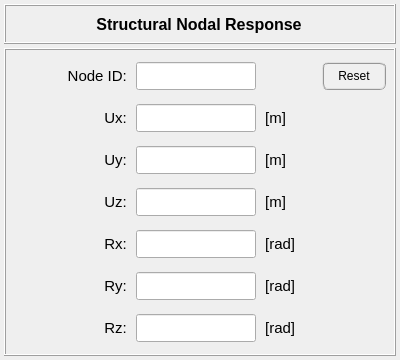
<?xml version="1.0" encoding="UTF-8"?>
<ui version="4.0">
 <class>Dialog</class>
 <widget class="QDialog" name="Dialog">
  <property name="geometry">
   <rect>
    <x>0</x>
    <y>0</y>
    <width>400</width>
    <height>360</height>
   </rect>
  </property>
  <property name="minimumSize">
   <size>
    <width>400</width>
    <height>360</height>
   </size>
  </property>
  <property name="maximumSize">
   <size>
    <width>400</width>
    <height>360</height>
   </size>
  </property>
  <property name="windowTitle">
   <string>Dialog</string>
  </property>
  <layout class="QGridLayout" name="gridLayout_3">
   <property name="leftMargin">
    <number>4</number>
   </property>
   <property name="topMargin">
    <number>4</number>
   </property>
   <property name="rightMargin">
    <number>4</number>
   </property>
   <property name="bottomMargin">
    <number>4</number>
   </property>
   <property name="spacing">
    <number>4</number>
   </property>
   <item row="1" column="0">
    <widget class="QFrame" name="frame_2">
     <property name="minimumSize">
      <size>
       <width>0</width>
       <height>272</height>
      </size>
     </property>
     <property name="maximumSize">
      <size>
       <width>16777215</width>
       <height>320</height>
      </size>
     </property>
     <property name="frameShape">
      <enum>QFrame::Box</enum>
     </property>
     <property name="frameShadow">
      <enum>QFrame::Raised</enum>
     </property>
     <layout class="QGridLayout" name="gridLayout_5">
      <property name="leftMargin">
       <number>0</number>
      </property>
      <property name="topMargin">
       <number>0</number>
      </property>
      <property name="rightMargin">
       <number>0</number>
      </property>
      <property name="bottomMargin">
       <number>0</number>
      </property>
      <property name="spacing">
       <number>0</number>
      </property>
      <item row="0" column="0">
       <widget class="QFrame" name="frame_responses">
        <property name="minimumSize">
         <size>
          <width>0</width>
          <height>260</height>
         </size>
        </property>
        <property name="maximumSize">
         <size>
          <width>16777215</width>
          <height>320</height>
         </size>
        </property>
        <property name="frameShape">
         <enum>QFrame::NoFrame</enum>
        </property>
        <property name="frameShadow">
         <enum>QFrame::Raised</enum>
        </property>
        <layout class="QGridLayout" name="gridLayout_2">
         <property name="leftMargin">
          <number>0</number>
         </property>
         <property name="topMargin">
          <number>0</number>
         </property>
         <property name="rightMargin">
          <number>0</number>
         </property>
         <property name="bottomMargin">
          <number>0</number>
         </property>
         <property name="horizontalSpacing">
          <number>5</number>
         </property>
         <property name="verticalSpacing">
          <number>2</number>
         </property>
         <item row="0" column="4">
          <widget class="QFrame" name="frame_4">
           <property name="frameShape">
            <enum>QFrame::NoFrame</enum>
           </property>
           <property name="frameShadow">
            <enum>QFrame::Raised</enum>
           </property>
           <layout class="QGridLayout" name="gridLayout_4">
            <property name="leftMargin">
             <number>0</number>
            </property>
            <property name="topMargin">
             <number>0</number>
            </property>
            <property name="rightMargin">
             <number>0</number>
            </property>
            <property name="bottomMargin">
             <number>0</number>
            </property>
            <property name="spacing">
             <number>0</number>
            </property>
            <item row="0" column="0">
             <widget class="QPushButton" name="pushButton_reset">
              <property name="minimumSize">
               <size>
                <width>64</width>
                <height>28</height>
               </size>
              </property>
              <property name="maximumSize">
               <size>
                <width>64</width>
                <height>28</height>
               </size>
              </property>
              <property name="styleSheet">
               <string notr="true">QPushButton{border-radius: 6px; border-color: rgb(150, 150, 150); border-style: ridge; border-width: 2px; color: rgb(0, 0, 0); background-color: rgb(240, 240, 240); font: 75 bold 10pt &quot;MS Shell Dlg 2&quot;}
QPushButton:hover{border-radius: 6px; border-color: rgb(0, 170, 255); border-style: ridge; border-width: 2px; color: rgb(0, 0, 0); background-color: rgba(174, 213, 255, 100); font: 75 bold 10pt &quot;MS Shell Dlg 2&quot;}
QPushButton:pressed{border-radius: 6px; border-color: rgb(0, 170, 255); border-style: ridge; border-width: 3px; color: rgb(0, 0, 0); background-color: rgb(174, 213, 255); font: 75 bold 10pt &quot;MS Shell Dlg 2&quot;}</string>
              </property>
              <property name="text">
               <string>Reset</string>
              </property>
             </widget>
            </item>
           </layout>
          </widget>
         </item>
         <item row="0" column="0">
          <widget class="QFrame" name="frame_3">
           <property name="maximumSize">
            <size>
             <width>40</width>
             <height>16777215</height>
            </size>
           </property>
           <property name="frameShape">
            <enum>QFrame::NoFrame</enum>
           </property>
           <property name="frameShadow">
            <enum>QFrame::Raised</enum>
           </property>
          </widget>
         </item>
         <item row="0" column="3">
          <widget class="QFrame" name="frame">
           <property name="minimumSize">
            <size>
             <width>48</width>
             <height>28</height>
            </size>
           </property>
           <property name="maximumSize">
            <size>
             <width>48</width>
             <height>28</height>
            </size>
           </property>
           <property name="frameShape">
            <enum>QFrame::NoFrame</enum>
           </property>
           <property name="frameShadow">
            <enum>QFrame::Raised</enum>
           </property>
          </widget>
         </item>
         <item row="1" column="3">
          <widget class="QLabel" name="label_8">
           <property name="minimumSize">
            <size>
             <width>48</width>
             <height>28</height>
            </size>
           </property>
           <property name="maximumSize">
            <size>
             <width>48</width>
             <height>28</height>
            </size>
           </property>
           <property name="font">
            <font>
             <pointsize>11</pointsize>
             <weight>50</weight>
             <bold>false</bold>
            </font>
           </property>
           <property name="text">
            <string> [m]</string>
           </property>
           <property name="alignment">
            <set>Qt::AlignLeading|Qt::AlignLeft|Qt::AlignVCenter</set>
           </property>
          </widget>
         </item>
         <item row="0" column="2">
          <widget class="QLineEdit" name="lineEdit_node_id">
           <property name="minimumSize">
            <size>
             <width>120</width>
             <height>28</height>
            </size>
           </property>
           <property name="maximumSize">
            <size>
             <width>120</width>
             <height>28</height>
            </size>
           </property>
           <property name="sizeIncrement">
            <size>
             <width>0</width>
             <height>0</height>
            </size>
           </property>
           <property name="baseSize">
            <size>
             <width>0</width>
             <height>0</height>
            </size>
           </property>
           <property name="font">
            <font>
             <pointsize>10</pointsize>
             <weight>75</weight>
             <bold>true</bold>
            </font>
           </property>
           <property name="styleSheet">
            <string notr="true"/>
           </property>
           <property name="alignment">
            <set>Qt::AlignCenter</set>
           </property>
          </widget>
         </item>
         <item row="1" column="1">
          <widget class="QLabel" name="label_2">
           <property name="minimumSize">
            <size>
             <width>80</width>
             <height>28</height>
            </size>
           </property>
           <property name="maximumSize">
            <size>
             <width>80</width>
             <height>28</height>
            </size>
           </property>
           <property name="font">
            <font>
             <pointsize>11</pointsize>
             <weight>50</weight>
             <bold>false</bold>
            </font>
           </property>
           <property name="text">
            <string>Ux: </string>
           </property>
           <property name="alignment">
            <set>Qt::AlignRight|Qt::AlignTrailing|Qt::AlignVCenter</set>
           </property>
          </widget>
         </item>
         <item row="1" column="2">
          <widget class="QLineEdit" name="lineEdit_response_ux">
           <property name="minimumSize">
            <size>
             <width>120</width>
             <height>28</height>
            </size>
           </property>
           <property name="maximumSize">
            <size>
             <width>120</width>
             <height>28</height>
            </size>
           </property>
           <property name="sizeIncrement">
            <size>
             <width>0</width>
             <height>0</height>
            </size>
           </property>
           <property name="baseSize">
            <size>
             <width>0</width>
             <height>0</height>
            </size>
           </property>
           <property name="font">
            <font>
             <pointsize>10</pointsize>
            </font>
           </property>
           <property name="alignment">
            <set>Qt::AlignCenter</set>
           </property>
          </widget>
         </item>
         <item row="2" column="1">
          <widget class="QLabel" name="label_3">
           <property name="minimumSize">
            <size>
             <width>80</width>
             <height>28</height>
            </size>
           </property>
           <property name="maximumSize">
            <size>
             <width>80</width>
             <height>28</height>
            </size>
           </property>
           <property name="font">
            <font>
             <pointsize>11</pointsize>
             <weight>50</weight>
             <bold>false</bold>
            </font>
           </property>
           <property name="text">
            <string>Uy: </string>
           </property>
           <property name="alignment">
            <set>Qt::AlignRight|Qt::AlignTrailing|Qt::AlignVCenter</set>
           </property>
          </widget>
         </item>
         <item row="2" column="3">
          <widget class="QLabel" name="label_9">
           <property name="minimumSize">
            <size>
             <width>48</width>
             <height>28</height>
            </size>
           </property>
           <property name="maximumSize">
            <size>
             <width>48</width>
             <height>28</height>
            </size>
           </property>
           <property name="font">
            <font>
             <pointsize>11</pointsize>
             <weight>50</weight>
             <bold>false</bold>
            </font>
           </property>
           <property name="text">
            <string> [m]</string>
           </property>
           <property name="alignment">
            <set>Qt::AlignLeading|Qt::AlignLeft|Qt::AlignVCenter</set>
           </property>
          </widget>
         </item>
         <item row="3" column="1">
          <widget class="QLabel" name="label_4">
           <property name="minimumSize">
            <size>
             <width>80</width>
             <height>28</height>
            </size>
           </property>
           <property name="maximumSize">
            <size>
             <width>80</width>
             <height>28</height>
            </size>
           </property>
           <property name="font">
            <font>
             <pointsize>11</pointsize>
             <weight>50</weight>
             <bold>false</bold>
            </font>
           </property>
           <property name="text">
            <string>Uz: </string>
           </property>
           <property name="alignment">
            <set>Qt::AlignRight|Qt::AlignTrailing|Qt::AlignVCenter</set>
           </property>
          </widget>
         </item>
         <item row="4" column="1">
          <widget class="QLabel" name="label_5">
           <property name="minimumSize">
            <size>
             <width>80</width>
             <height>28</height>
            </size>
           </property>
           <property name="maximumSize">
            <size>
             <width>80</width>
             <height>28</height>
            </size>
           </property>
           <property name="font">
            <font>
             <pointsize>11</pointsize>
             <weight>50</weight>
             <bold>false</bold>
            </font>
           </property>
           <property name="text">
            <string>Rx: </string>
           </property>
           <property name="alignment">
            <set>Qt::AlignRight|Qt::AlignTrailing|Qt::AlignVCenter</set>
           </property>
          </widget>
         </item>
         <item row="2" column="2">
          <widget class="QLineEdit" name="lineEdit_response_uy">
           <property name="minimumSize">
            <size>
             <width>120</width>
             <height>28</height>
            </size>
           </property>
           <property name="maximumSize">
            <size>
             <width>120</width>
             <height>28</height>
            </size>
           </property>
           <property name="sizeIncrement">
            <size>
             <width>0</width>
             <height>0</height>
            </size>
           </property>
           <property name="baseSize">
            <size>
             <width>0</width>
             <height>0</height>
            </size>
           </property>
           <property name="font">
            <font>
             <pointsize>10</pointsize>
            </font>
           </property>
           <property name="alignment">
            <set>Qt::AlignCenter</set>
           </property>
          </widget>
         </item>
         <item row="0" column="1">
          <widget class="QLabel" name="label_14">
           <property name="minimumSize">
            <size>
             <width>80</width>
             <height>28</height>
            </size>
           </property>
           <property name="maximumSize">
            <size>
             <width>80</width>
             <height>28</height>
            </size>
           </property>
           <property name="font">
            <font>
             <pointsize>11</pointsize>
             <weight>50</weight>
             <bold>false</bold>
            </font>
           </property>
           <property name="text">
            <string>Node ID: </string>
           </property>
           <property name="alignment">
            <set>Qt::AlignRight|Qt::AlignTrailing|Qt::AlignVCenter</set>
           </property>
          </widget>
         </item>
         <item row="3" column="2">
          <widget class="QLineEdit" name="lineEdit_response_uz">
           <property name="minimumSize">
            <size>
             <width>120</width>
             <height>28</height>
            </size>
           </property>
           <property name="maximumSize">
            <size>
             <width>120</width>
             <height>28</height>
            </size>
           </property>
           <property name="sizeIncrement">
            <size>
             <width>0</width>
             <height>0</height>
            </size>
           </property>
           <property name="baseSize">
            <size>
             <width>0</width>
             <height>0</height>
            </size>
           </property>
           <property name="font">
            <font>
             <pointsize>10</pointsize>
            </font>
           </property>
           <property name="alignment">
            <set>Qt::AlignCenter</set>
           </property>
          </widget>
         </item>
         <item row="3" column="3">
          <widget class="QLabel" name="label_10">
           <property name="minimumSize">
            <size>
             <width>48</width>
             <height>28</height>
            </size>
           </property>
           <property name="maximumSize">
            <size>
             <width>48</width>
             <height>28</height>
            </size>
           </property>
           <property name="font">
            <font>
             <pointsize>11</pointsize>
             <weight>50</weight>
             <bold>false</bold>
            </font>
           </property>
           <property name="text">
            <string> [m]</string>
           </property>
           <property name="alignment">
            <set>Qt::AlignLeading|Qt::AlignLeft|Qt::AlignVCenter</set>
           </property>
          </widget>
         </item>
         <item row="6" column="2">
          <widget class="QLineEdit" name="lineEdit_response_rz">
           <property name="minimumSize">
            <size>
             <width>120</width>
             <height>28</height>
            </size>
           </property>
           <property name="maximumSize">
            <size>
             <width>120</width>
             <height>28</height>
            </size>
           </property>
           <property name="sizeIncrement">
            <size>
             <width>0</width>
             <height>0</height>
            </size>
           </property>
           <property name="baseSize">
            <size>
             <width>0</width>
             <height>0</height>
            </size>
           </property>
           <property name="font">
            <font>
             <pointsize>10</pointsize>
            </font>
           </property>
           <property name="alignment">
            <set>Qt::AlignCenter</set>
           </property>
          </widget>
         </item>
         <item row="4" column="2">
          <widget class="QLineEdit" name="lineEdit_response_rx">
           <property name="minimumSize">
            <size>
             <width>120</width>
             <height>28</height>
            </size>
           </property>
           <property name="maximumSize">
            <size>
             <width>120</width>
             <height>28</height>
            </size>
           </property>
           <property name="sizeIncrement">
            <size>
             <width>0</width>
             <height>0</height>
            </size>
           </property>
           <property name="baseSize">
            <size>
             <width>0</width>
             <height>0</height>
            </size>
           </property>
           <property name="font">
            <font>
             <pointsize>10</pointsize>
            </font>
           </property>
           <property name="alignment">
            <set>Qt::AlignCenter</set>
           </property>
          </widget>
         </item>
         <item row="5" column="1">
          <widget class="QLabel" name="label_6">
           <property name="minimumSize">
            <size>
             <width>80</width>
             <height>28</height>
            </size>
           </property>
           <property name="maximumSize">
            <size>
             <width>80</width>
             <height>28</height>
            </size>
           </property>
           <property name="font">
            <font>
             <pointsize>11</pointsize>
             <weight>50</weight>
             <bold>false</bold>
            </font>
           </property>
           <property name="text">
            <string>Ry: </string>
           </property>
           <property name="alignment">
            <set>Qt::AlignRight|Qt::AlignTrailing|Qt::AlignVCenter</set>
           </property>
          </widget>
         </item>
         <item row="6" column="3">
          <widget class="QLabel" name="label_13">
           <property name="minimumSize">
            <size>
             <width>48</width>
             <height>28</height>
            </size>
           </property>
           <property name="maximumSize">
            <size>
             <width>48</width>
             <height>28</height>
            </size>
           </property>
           <property name="font">
            <font>
             <pointsize>11</pointsize>
             <weight>50</weight>
             <bold>false</bold>
            </font>
           </property>
           <property name="text">
            <string> [rad]</string>
           </property>
           <property name="alignment">
            <set>Qt::AlignLeading|Qt::AlignLeft|Qt::AlignVCenter</set>
           </property>
          </widget>
         </item>
         <item row="5" column="3">
          <widget class="QLabel" name="label_12">
           <property name="minimumSize">
            <size>
             <width>48</width>
             <height>28</height>
            </size>
           </property>
           <property name="maximumSize">
            <size>
             <width>48</width>
             <height>28</height>
            </size>
           </property>
           <property name="font">
            <font>
             <pointsize>11</pointsize>
             <weight>50</weight>
             <bold>false</bold>
            </font>
           </property>
           <property name="text">
            <string> [rad]</string>
           </property>
           <property name="alignment">
            <set>Qt::AlignLeading|Qt::AlignLeft|Qt::AlignVCenter</set>
           </property>
          </widget>
         </item>
         <item row="5" column="2">
          <widget class="QLineEdit" name="lineEdit_response_ry">
           <property name="minimumSize">
            <size>
             <width>120</width>
             <height>28</height>
            </size>
           </property>
           <property name="maximumSize">
            <size>
             <width>120</width>
             <height>28</height>
            </size>
           </property>
           <property name="sizeIncrement">
            <size>
             <width>0</width>
             <height>0</height>
            </size>
           </property>
           <property name="baseSize">
            <size>
             <width>0</width>
             <height>0</height>
            </size>
           </property>
           <property name="font">
            <font>
             <pointsize>10</pointsize>
            </font>
           </property>
           <property name="alignment">
            <set>Qt::AlignCenter</set>
           </property>
          </widget>
         </item>
         <item row="4" column="3">
          <widget class="QLabel" name="label_11">
           <property name="minimumSize">
            <size>
             <width>48</width>
             <height>28</height>
            </size>
           </property>
           <property name="maximumSize">
            <size>
             <width>48</width>
             <height>28</height>
            </size>
           </property>
           <property name="font">
            <font>
             <pointsize>11</pointsize>
             <weight>50</weight>
             <bold>false</bold>
            </font>
           </property>
           <property name="text">
            <string> [rad]</string>
           </property>
           <property name="alignment">
            <set>Qt::AlignLeading|Qt::AlignLeft|Qt::AlignVCenter</set>
           </property>
          </widget>
         </item>
         <item row="6" column="1">
          <widget class="QLabel" name="label_7">
           <property name="minimumSize">
            <size>
             <width>80</width>
             <height>28</height>
            </size>
           </property>
           <property name="maximumSize">
            <size>
             <width>80</width>
             <height>28</height>
            </size>
           </property>
           <property name="font">
            <font>
             <pointsize>11</pointsize>
             <weight>50</weight>
             <bold>false</bold>
            </font>
           </property>
           <property name="text">
            <string>Rz: </string>
           </property>
           <property name="alignment">
            <set>Qt::AlignRight|Qt::AlignTrailing|Qt::AlignVCenter</set>
           </property>
          </widget>
         </item>
        </layout>
       </widget>
      </item>
     </layout>
    </widget>
   </item>
   <item row="0" column="0">
    <widget class="QFrame" name="frame_title">
     <property name="minimumSize">
      <size>
       <width>0</width>
       <height>40</height>
      </size>
     </property>
     <property name="maximumSize">
      <size>
       <width>16777215</width>
       <height>40</height>
      </size>
     </property>
     <property name="frameShape">
      <enum>QFrame::Box</enum>
     </property>
     <property name="frameShadow">
      <enum>QFrame::Raised</enum>
     </property>
     <layout class="QGridLayout" name="gridLayout">
      <property name="leftMargin">
       <number>0</number>
      </property>
      <property name="topMargin">
       <number>0</number>
      </property>
      <property name="rightMargin">
       <number>2</number>
      </property>
      <property name="bottomMargin">
       <number>0</number>
      </property>
      <property name="spacing">
       <number>0</number>
      </property>
      <item row="0" column="0">
       <widget class="QLabel" name="label">
        <property name="minimumSize">
         <size>
          <width>300</width>
          <height>32</height>
         </size>
        </property>
        <property name="maximumSize">
         <size>
          <width>300</width>
          <height>32</height>
         </size>
        </property>
        <property name="font">
         <font>
          <pointsize>12</pointsize>
          <weight>75</weight>
          <bold>true</bold>
         </font>
        </property>
        <property name="frameShape">
         <enum>QFrame::NoFrame</enum>
        </property>
        <property name="frameShadow">
         <enum>QFrame::Raised</enum>
        </property>
        <property name="text">
         <string>Structural Nodal Response</string>
        </property>
        <property name="alignment">
         <set>Qt::AlignCenter</set>
        </property>
       </widget>
      </item>
     </layout>
    </widget>
   </item>
  </layout>
 </widget>
 <resources/>
 <connections/>
</ui>
